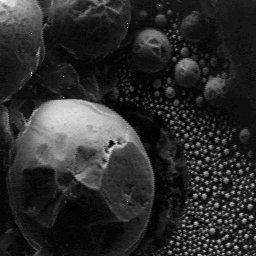
#> input picture taller5/imagenes/MEB.png, 256 x 256 px
$ jupyter execute filtros_lineales_suavizantes.ipynb
#> lines starting #> are read from the running program, lines starting #| are printed output that depends on the picture
# Taller 5:  Filtros lineales y no lineales

[cell 1]
PATH = './imagenes/'

## Cargue la imagen de trabajo meb.png.

[cell 2]
import cv2
import numpy as np
import matplotlib.pyplot as plt

imagen_meb = cv2.imread(PATH + 'MEB.png', cv2.IMREAD_GRAYSCALE)
#> imagen_meb is the input picture: shape (256, 256); min 0, max 255, mean 44.3

## Visualice la imagen y su histograma.

Visualizamos la imagen.

[cell 3]
plt.imshow(imagen_meb, cmap='gray')
plt.axis('off')
plt.show()

Calculamos el histograma y lo visualizamos.

[cell 4]
hist = cv2.calcHist([imagen_meb], [0], None, [256], [0, 256])
#> hist = 256 values, max 12537 at index 15, min 0 at index 1, mean 256
plt.plot(hist)
plt.xlim([0, 256])
plt.show()
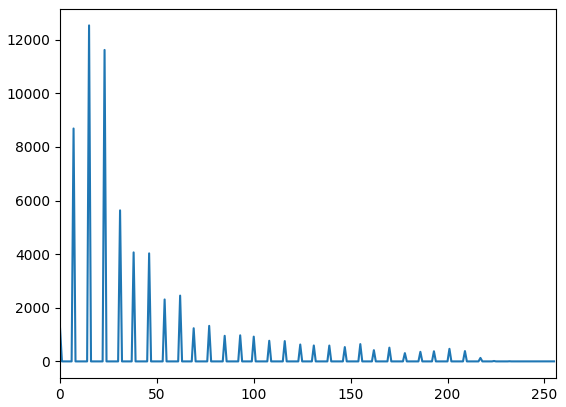
#> figure drawn by matplotlib, 1 panel; curve peaks at x = 15, y = 12537

## Describa su forma: ¿es continuo/discontinuo?, ¿cuántos niveles de gris diferentes tiene?, ¿cuáles son estos niveles de gris?

El histograma es discontinuo, lo que indica que la imagen tiene pocos niveles de gris. A primera vista, parece que la imagen tiene alrededor de 30 niveles de gris.

[cell 5]
# valores unicos en el ndarray
niveles_gris = np.unique(imagen_meb)
#> niveles_gris = 34 values from 0 to 255
print(f'La imagen tiene {len(niveles_gris)} niveles de gris únicos.')
#| La imagen tiene 34 niveles de gris únicos.

[cell 6]
niveles_gris
#> Out = 34 values from 0 to 255

Confirmamos que la imagen tiene 34 valores de niveles de gris distintos.

## Partiendo del histograma, deduzca con cuántos bits ha sido numerizada esta imagen.

El valor más cercano a los 34 niveles de gris de la imagen es 32, el cuál equivale a 2^5, es decir, la imagen pudo ser numerizada con 5 bits y luego hubo una expansión de contraste.

## Aplique un filtro promedio utilizando una máscara de tamaño 3x3 a esta imagen. Cualitativamente, ¿cómo es la imagen resultado?

[cell 7]
from skimage.morphology import footprint_rectangle
from skimage.filters.rank import mean

imagen_avg_meb = mean(imagen_meb, footprint_rectangle((3,3)))

fig, ax = plt.subplots(1, 2, figsize=(12, 6))
ax[0].imshow(imagen_meb, cmap='gray')
ax[0].set_title('Imagen MEB original')
ax[0].axis('off')

ax[1].imshow(imagen_avg_meb, cmap='gray')
ax[1].set_title(f'Imagen MEB suavizada con filtro promedio')
ax[1].axis('off')

plt.show()
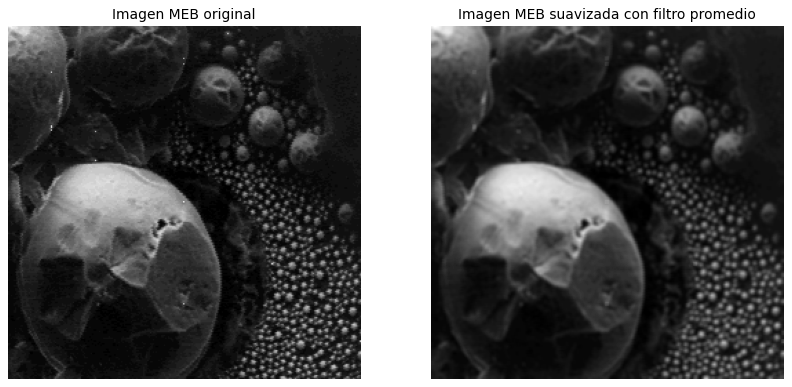
#> figure drawn by matplotlib, 2 panels

El filtro promedio 3x3 tiene como efecto principal suavizar la imagen, disminuyendo las variaciones bruscas entre los niveles de gris de los píxeles adyacentes. Como resultado, la imagen se percibe más uniforme, con una pérdida de detalles y bordes. La imagen también se ve borrosa.

## Visualice el histograma de esta nueva imagen, y compárelo con el histograma de la imagen original (forma general, altura de los picos, ...).

[cell 8]
hist_avg_meb = cv2.calcHist([imagen_avg_meb], [0], None, [256], [0, 256])
#> hist_avg_meb = 256 values, max 3571 at index 15, min 0 at index 224, mean 256
fig, ax = plt.subplots(1, 2, figsize=(12, 6))
ax[0].plot(hist)
ax[0].set_title('Histograma de la imagen MEB original')
ax[0].set_xlim([0, 256])
ax[1].plot(hist_avg_meb)
ax[1].set_title('Histograma de la imagen MEB suavizada')
ax[1].set_xlim([0, 256])
plt.show()
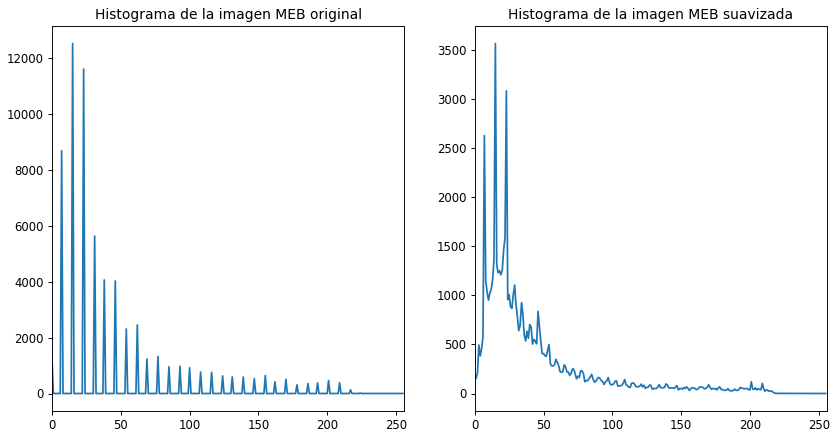
#> figure drawn by matplotlib, 2 panels; panel 1: curve peaks at x = 15, y = 12537; panel 2: curve peaks at x = 15, y = 3571

La imagen luego del filtro promedio ya tiene niveles de grises en todo el rango de 0 a 255. El histograma del filtro promedio es continuo y la altura de los picos disminuye debido a que ahora los niveles de grises no están concentrados en 34 valores posibles, ahora están repartidos en todo el rango de 0 a 255. Esto ocurre porque el filtro promedio suaviza las transiciones entre los niveles de gris, generando nuevos valores intermedios que no estaban presentes en la imagen original.

## Calcule la imagen de diferencia con la original. Justifique el resultado obtenido (¿en cuáles regiones de la imagen son visibles las diferencias?, ¿por qué?).

[cell 9]
subtraction = cv2.subtract(imagen_avg_meb, imagen_meb)
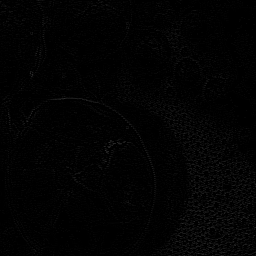
#> subtraction: shape (256, 256); min 0, max 46, mean 2.5
plt.imshow(subtraction, cmap='gray')
plt.title('Resta entre la imagen suavizada y la original')
plt.axis('off')
plt.show()

La imagen de diferencia se obtiene al restar la imagen suavizada de la original. Las diferencias son más visibles en los bordes y detalles finos, ya que el filtro suaviza las transiciones abruptas. En las áreas homogéneas, las diferencias son mínimas porque los niveles de gris son similares y no cambian con el filtro.

## Ahora filtre la imagen original con un filtro promedio utilizando una máscara de tamaño 5x5. Paralelamente, filtre la imagen original, aplicando consecutivamente sobre esta, dos filtros promedio de tamaño 3x3. Haga una evaluación visual de los resultados: ¿las dos imágenes obtenidas son idénticas? ¿por qué? ¿cuál de los dos tratamientos suprime mejor los cambios de nivel de gris de la imagen?

Aplicamos el filtro promedio con máscara de 5x5. Luego, aplicamos por segunda vez un filtro promedio con máscara de 3x3 a la imagen, utilizando la imagen que ya tenía un filtro promedio con máscara de 3x3.

[cell 10]
imagen_meb_promedio_5_5 = mean(imagen_meb, footprint_rectangle((5,5)))
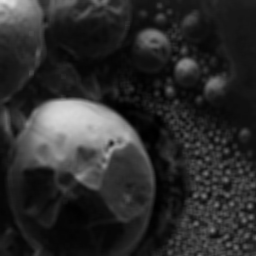
#> imagen_meb_promedio_5_5: shape (256, 256); min 0, max 225, mean 43.9

imagen_meb_promedio_3_3_2 = mean(imagen_avg_meb, footprint_rectangle((3, 3)))

fig, ax = plt.subplots(1, 3, figsize=(18, 6))
ax[0].imshow(imagen_meb, cmap='gray')
ax[0].set_title('Imagen MEB original')
ax[0].axis('off')
ax[1].imshow(imagen_meb_promedio_5_5, cmap='gray')
ax[1].set_title('Imagen MEB suavizada con filtro promedio 5x5')
ax[1].axis('off')
ax[2].imshow(imagen_meb_promedio_3_3_2, cmap='gray')
ax[2].set_title('Imagen MEB suavizada con filtro promedio 3x3 aplicado dos veces')
ax[2].axis('off')
plt.show()

Las dos imágenes obtenidas no son idénticas. Aunque ambas presentan un efecto de suavizado, la imagen filtrada con el filtro promedio 5x5 muestra un mayor nivel de suavidad en comparación con la imagen filtrada dos veces con el filtro promedio 3x3. Se ve mejor a la que se le aplicó doble filtro.

## Convolucionar una imagen dos veces con una misma máscara equivale a hacer una sola convolución con otra máscara, obtenida por convolución de la máscara inicial con ella misma. ¿Cuál es entonces la máscara resultante de la convolución de la máscara del filtro promedio 3x3 con ella misma? ¿Cómo es la máscara del filtro promedio 5x5? Con base en la forma de estas dos máscaras, justifique los resultados visuales obtenidos en el punto anterior.

Convolucionar dos veces la imagen con filtro promedio de $3 \times 3$, es equivalente a aplicar un filtro con tamaño de $5 \times 5$. Esto se debe a lo siguiente:

Llamemos $w$ a nuestra máscara original de filtro promedio (sin normalizar para facilitar el cálculo):

$$w = \begin{bmatrix} 1 & 1 & 1 \\ 1 & 1 & 1 \\ 1 & 1 & 1 \end{bmatrix}$$

El tamaño de la máscara resultante se define por $(N_1 + N_2 - 1) \times (M_1 + M_2 - 1)$. Como ambas máscaras son de $3 \times 3$, el resultado será una matriz de **$5 \times 5$**.

Si bien tienen las mismas dimensiones, esta máscara resultante no es equivalente a la máscara de filtro promedio $5 \times 5$, la cual es uniforme, ya que todos sus valores son idénticos porque su objetivo es promediar todos los píxeles en el vecindario con el mismo peso. Se representa así:

$$\text{Promedio } 5 \times 5 = \frac{1}{25} \begin{bmatrix} 1 & 1 & 1 & 1 & 1 \\ 1 & 1 & 1 & 1 & 1 \\ 1 & 1 & 1 & 1 & 1 \\ 1 & 1 & 1 & 1 & 1 \\ 1 & 1 & 1 & 1 & 1 \end{bmatrix}$$

Al convolucionar la máscara de $3 \times 3$ consigo misma, la máscara resultante con su factor de normalización correspondiente es:

$$\text{Resultado} = \frac{1}{81} \begin{bmatrix} 1 & 2 & 3 & 2 & 1 \\ 2 & 4 & 6 & 4 & 2 \\ 3 & 6 & 9 & 6 & 3 \\ 2 & 4 & 6 & 4 & 2 \\ 1 & 2 & 3 & 2 & 1 \end{bmatrix}$$

Notamos que estas definiciones coinciden con la inspección visual del punto anterior. Aplicar el filtro promedio de $3 \times 3$ dos veces NO es lo mismo que aplicar el filtro promedio de $5 \times 5$ una vez.

## Por último, filtre la imagen original con un filtro promedio utilizando una máscara de tamaño 25x25. Haga una evaluación visual del resultado: ¿qué objetos de la imagen original se conservaron?¿qué sucedió con las estructuras pequeñas presentes en la imagen original?¿por qué?

[cell 11]
imagen_meb_promedio_25_25 = mean(imagen_meb, footprint_rectangle((25, 25)))
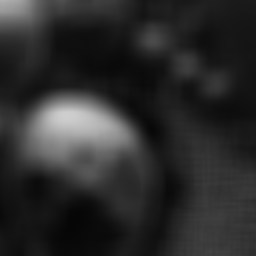
#> imagen_meb_promedio_25_25: shape (256, 256); min 5, max 206, mean 43.8
fig, ax = plt.subplots(1, 2, figsize=(12, 6))
ax[0].imshow(imagen_meb, cmap='gray')
ax[0].set_title('Imagen MEB original')
ax[0].axis('off')
ax[1].imshow(imagen_meb_promedio_25_25, cmap='gray')
ax[1].set_title('Imagen MEB suavizada con filtro promedio 25x25')
ax[1].axis('off')
plt.show()

Las estructuras pequeñas (como las esferas pequeñas) se pierden con el filtro de $25 \times 25$. En la imagen con el filtro, solo se puede notar la forma de las esferas grandes, pero sin detalle y con bordes menos claros. Esto se debe a que al tener una ventana más grande, el promedio calculado depende de más valores y el valor del píxel medio se ve más afectado.

## Cargue ahora la imagen impact.png.

[cell 12]
imagen_impact = cv2.imread(PATH + 'IMPACT.png', cv2.IMREAD_GRAYSCALE)
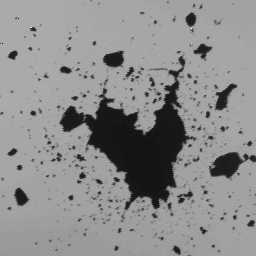
#> input picture taller5/imagenes/IMPACT.png, 256 x 256 px
#> imagen_impact is the input picture: shape (256, 256); min 0, max 255, mean 141.3
plt.imshow(imagen_impact, cmap='gray')
plt.axis('off')
plt.show()

## Aplique a esta imagen un filtro promedio con una máscara de tamaño 5x5 usando una convolución. Visualice el resultado.

[cell 13]
imagen_impact_promedio_5_5 = mean(imagen_impact, footprint_rectangle((5, 5)))
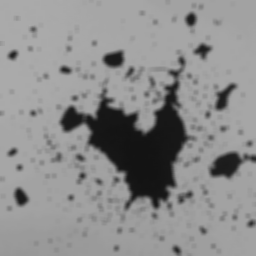
#> imagen_impact_promedio_5_5: shape (256, 256); min 19, max 173, mean 140.9
fig, ax = plt.subplots(1, 2, figsize=(12, 6))
ax[0].imshow(imagen_impact, cmap='gray', vmin=0, vmax=255)
ax[0].set_title('Imagen IMPACT original')
ax[0].axis('off')
ax[1].imshow(imagen_impact_promedio_5_5, cmap='gray', vmin=0, vmax=255)
ax[1].set_title('Imagen IMPACT suavizada con filtro promedio 5x5')
ax[1].axis('off')
plt.show()

En este caso, el filtro promedio difumina la imagen.

## Ahora aplique a la imagen original un filtro gaussiano con una máscara de tamaño 5x5 usando una convolución. Visualice el resultado.

[cell 14]
from skimage.filters import gaussian

imagen_impact_filtro_gausiano = gaussian(imagen_impact, sigma=1.25, preserve_range=True)

# Visualizar el resultado
fig, ax = plt.subplots(1, 3, figsize=(16, 10))
ax[0].imshow(imagen_impact, cmap='gray', vmin=0, vmax=255)
ax[0].set_title('Imagen IMPACT original')
ax[0].axis('off')
ax[1].imshow(imagen_impact_filtro_gausiano, cmap='gray', vmin=0, vmax=255)
ax[1].set_title('Imagen IMPACT con filtro gaussiano 5x5')
ax[1].axis('off')
ax[2].imshow(imagen_impact_promedio_5_5, cmap='gray', vmin=0, vmax=255)
ax[2].set_title('Imagen IMPACT con filtro promedio 5x5')
ax[2].axis('off')
plt.show()

El valor de sigma de 1.25 da como resultado un filtro con una máscara de $5 \times 5$ apróximadamente.

## Calcule la diferencia de los resultados de los dos filtros. Visualice el resultado. Justifique el resultado obtenido (¿en cuáles regiones de la imagen son visibles las diferencias?, ¿por qué?...).

[cell 15]
diferencia_gaussiano_promedio = cv2.subtract(imagen_impact_filtro_gausiano.astype(np.uint8), imagen_impact_promedio_5_5.astype(np.uint8))
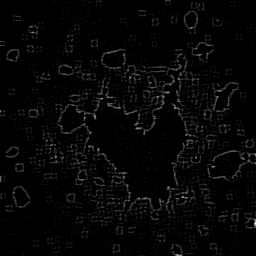
#> diferencia_gaussiano_promedio: shape (256, 256); min 0, max 26, mean 0.6; drawn with min black and max white
diferencia_promedio_gaussiano = cv2.subtract(imagen_impact_promedio_5_5.astype(np.uint8), imagen_impact_filtro_gausiano.astype(np.uint8))
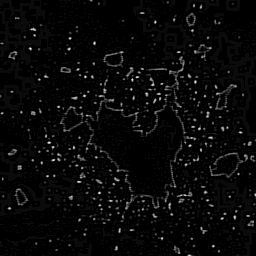
#> diferencia_promedio_gaussiano: shape (256, 256); min 0, max 22, mean 0.7; drawn with min black and max white
fig, ax = plt.subplots(1, 2, figsize=(16, 8))
ax[0].imshow(diferencia_gaussiano_promedio, cmap='gray')
ax[0].set_title('Diferencia entre filtro gaussiano y promedio (gaussiano - promedio)')
ax[0].axis('off')
ax[1].imshow(diferencia_promedio_gaussiano, cmap='gray')
ax[1].set_title('Diferencia entre filtro gaussiano y promedio (promedio - gaussiano)')
ax[1].axis('off')
plt.show()
